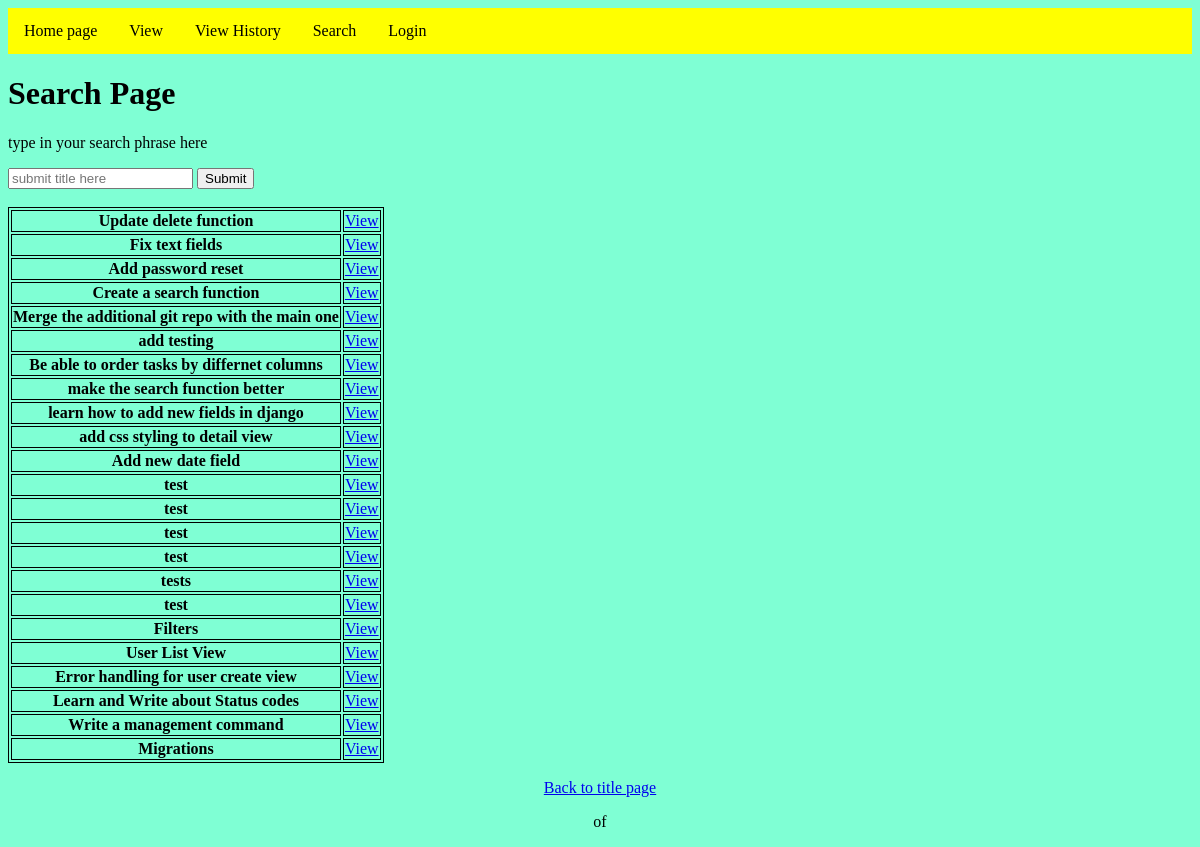
Before: /view/search/ with the older database file.
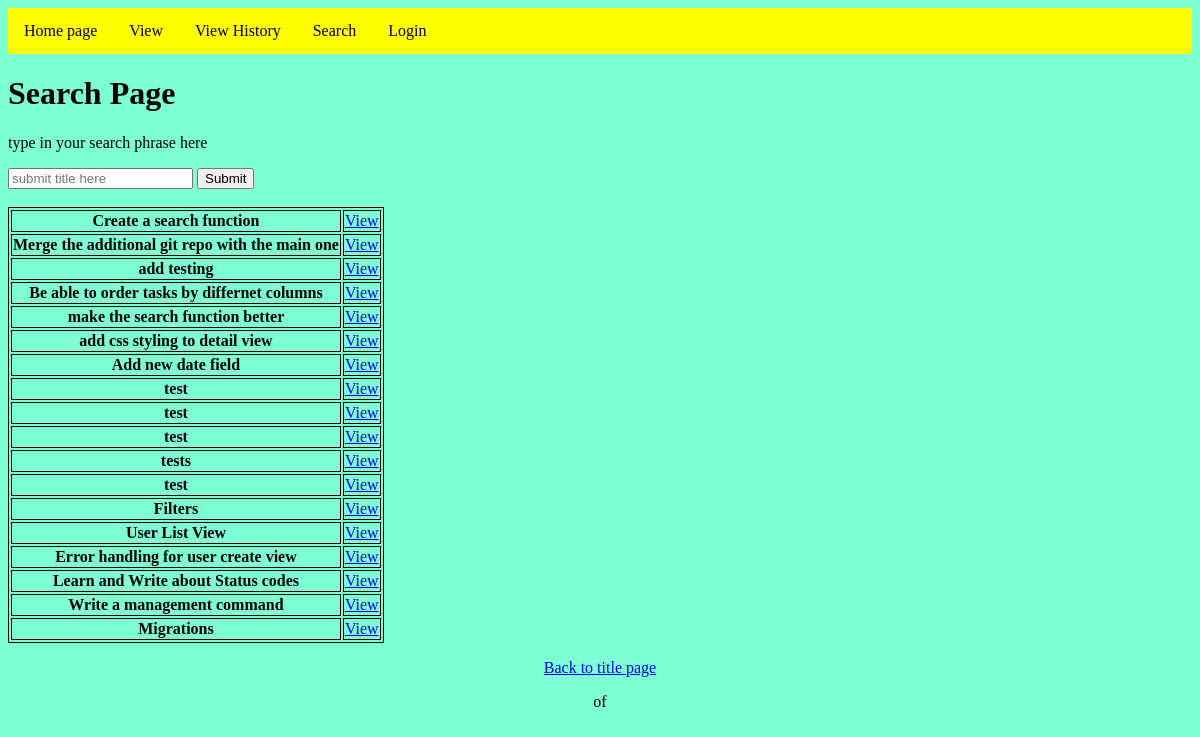
After: the same page with the newer database file.
### taskmanager/models.py (models this page shows, shortened)
class Task(models.Model):
    title = models.CharField(max_length=255)
    discr = models.CharField(max_length=255)
    rag = models.CharField(max_length=255)
    status = models.CharField(max_length=255)
    active = models.BooleanField()

### taskmanager/views.py (the view)
# urls.py: path("view/search/", views.SearchView.as_view(), name="search"),
class SearchView(generic.ListView):
    model = Task
    template_name = "search.html"
    context_object_name = "tasks"
    form_class = TaskForm
    def get_queryset(
        self,
    ) -> QuerySet[Any]:  # this retirives the objects from the list view.
        lookup_param = self.request.GET.get(
            "lookup", ""
        )  # this retireves the specific data from the query set. The look up is a paramiter set in the GET function.
        matching_tasks = Task.objects.filter(
            title__icontains=lookup_param
        )  # this compares the data to all object in the model and filters out any that aren't define in the look up paraiter.
        return matching_tasks
    def get(self, request, *args, **kwargs):  # this returns the data as a list view.
        response = super().get(request, *args, **kwargs)
        return response

### taskmanager/templates/search.html (shortened to what this page needs)
{% extends "base_layout.html" %}
{% block content%}
    <h1>Search Page</h1>
    <p>type in your search phrase here</p>
    <form method="GET" action="{% url 'search' %}">
        <input type="text" name="lookup" value="{{ request.GET.lookup }}" placeholder="submit title here">
        <button type="submit" onclick="hide_func(event)">Submit</button>
    </form>
    <br>
{% endblock %}
{% block table %}
    <div id="hidden" style="display: block;">
        <table>
            {% for task in tasks %}
            <tr>
            <th>{{ task.title }}</th>
            <td><a href="{% url 'detail' pk=task.pk %}">View</a></td>
            </tr>
            {% endfor %}
        </table>
    </div>
{% endblock %}

Changed rows visible on the page:
removed Task: title "Update delete function"
removed Task: title "Fix text fields"
removed Task: title "Add password reset"
removed Task: title "learn how to add new fields in django"
removed Task: title "test"
